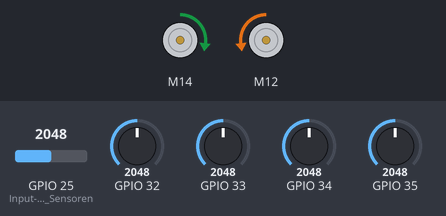
A sketch run on a simulated ESP32. Parts: 2 × DC motor (green arrow = forward, orange = backward, longer = faster). The test bench sets the inputs (shaded band); at power-on: GPIO 25 (Input-Pins_der_Sensoren) = 2048, GPIO 32 = 2048, GPIO 33 = 2048, GPIO 34 = 2048, GPIO 35 = 2048. What the sketch prints to the serial monitor is not drawn.

Above: at 0.1 s.
At 6.1 s:
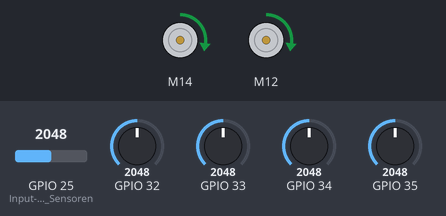
Timing chart, 0 to 7.6 s (numbered marks = the images above):
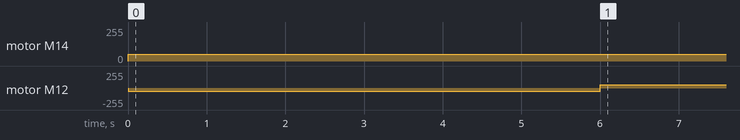

The sketch:

MotorSensorTestRun.ino
```cpp
#include <SparkFun_TB6612.h>

//globale Variablen
int sensorMin1 = 1800; //Wert, wenn Sensor1 "schwarz" erkennt
int sensorMax1 = 3600; //Wert, wenn Sensor1 "weiß" erkennt
int sensorMin2 = 1800; //Wert, wenn Sensor2 "schwarz" erkennt
int sensorMax2 = 3600; //Wert, wenn Sensor2 "weiß" erkennt
int sensorMin3 = 1800; //Wert, wenn Sensor3 "schwarz" erkennt
int sensorMax3 = 3600; //Wert, wenn Sensor3 "weiß" erkennt
int sensorMin4 = 1800; //Wert, wenn Sensor4 "schwarz" erkennt
int sensorMax4 = 3600; //Wert, wenn Sensor4 "weiß" erkennt
int sensorMin5 = 1800; //Wert, wenn Sensor5 "schwarz" erkennt
int sensorMax5 = 3600; //Wert, wenn Sensor5 "weiß" erkennt


//Kalibrierte Sensorwerte
int sensorCal1 = 0;
int sensorCal2 = 0;
int sensorCal3 = 0;
int sensorCal4 = 0;
int sensorCal5 = 0;


//Variablen PID
int P;
int I;
int D;
int error;
int preverror;
int Kp = 12;
int Ki = 0.3;
int Kd = 0.6;
int u;
//Motordrehzahlen
int nA, nB; //Last, errechnet
int ngA = 50; //Grundlast
int ngB = 50;
int nmaxA = 100; //maximale Last
int nmaxB = 100;

//Motordriver-Pins
#define AIN1 14
#define BIN1 12
#define AIN2 2
#define BIN2 4
#define PWMA 27
#define PWMB 26
#define STBY 13

//Anpassung an Motorfunktionen
const int offsetA = 1;
const int offsetB = 1;
Motor motor1 = Motor(AIN1, AIN2, PWMA, offsetA, STBY);
Motor motor2 = Motor(BIN1, BIN2, PWMB, offsetB, STBY);

void setup()
{
  Serial.begin(115200);
  pinMode(25, INPUT);                   //Input-Pins der Sensoren
  pinMode(33, INPUT);
  pinMode(32, INPUT);
  pinMode(35, INPUT);
  pinMode(34, INPUT);
}


void loop()
{
Serial.begin(115200);
while (millis() < 5000)
{
  //Aufruf Kalibrierung
  calibration();
}
while (millis() > 5000)
{

  //Auswertung Sensorkalibrierung
   sensorCal1 = map(analogRead(25), sensorMin1, sensorMax1,0,1000);
   sensorCal2 = map(analogRead(33), sensorMin2, sensorMax2,0,1000);
   sensorCal3 = map(analogRead(32), sensorMin3, sensorMax3,0,1000);
   sensorCal4 = map(analogRead(35), sensorMin4, sensorMax4,0,1000);
   sensorCal5 = map(analogRead(34), sensorMin5, sensorMax5,0,1000);

  //Aufruf PID
  pid();

  //Ansteuerung Motor
  nA = ngA + u;
  nB = ngB - u;
  if (nA > nmaxA)
  {
    nA = nmaxA;
  }

  if (nB > nmaxB)
  {
    nB = nmaxB;
  }

  motor1.drive(nA, 1000);
  motor2.drive(nB, 1000);
  Serial.begin(115200);
   Serial.print("Error:");
  Serial.print(error);
  Serial.print("   u:");
  Serial.print(u);


}

}


//Funktion PID
void pid()
{

int error = ((sensorCal1*1.5 + sensorCal2) - (sensorCal4 + sensorCal5*1.5));

P = error;

I = I + error;

D = error - preverror;

u = ((Kp * P) + (Ki * I) + (Kd * D))/100;
preverror = error;


}


//Funktion Kalibrierung
void calibration ()
{

 while (millis() < 5000)
 {
   motor1.drive(50);
   motor2.drive(-50);

   if (analogRead(25)>sensorMax1)
   {
     sensorMax1 = analogRead(25);
   }
    if (analogRead(25)<sensorMin1)
   {
     sensorMin1 = analogRead(25);
   }


     if (analogRead(33)>sensorMax2)
   {
     sensorMax2 = analogRead(33);
   }
    if (analogRead(33)<sensorMin2)
   {
     sensorMin2 = analogRead(33);
   }


   if (analogRead(32)>sensorMax3)
   {
     sensorMax3 = analogRead(32);
   }
    if (analogRead(32)<sensorMin3)
   {
     sensorMin3 = analogRead(32);
   }


   if (analogRead(35)>sensorMax4)
   {
     sensorMax4 = analogRead(35);
   }
    if (analogRead(35)<sensorMin4)
   {
     sensorMin4 = analogRead(35);
   }


   if (analogRead(34)>sensorMax5)
   {
     sensorMax5 = analogRead(34);
   }
    if (analogRead(34)<sensorMin5)
   {
     sensorMin5 = analogRead(34);
   }

}

}
```

Measured:
- by itself, motor M14: stopped → forward 50/255 at 0.00 s
- by itself, motor M12: stopped → backward 50/255 at 0.00 s, → forward 50/255 6.0 s later
